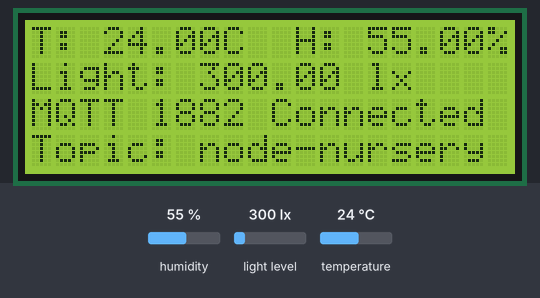
A sketch run on a simulated ESP32. Shown: 20×4 character LCD. Inputs (shaded band) come from the test bench; at power-on: light level 300 lx, humidity 55 %, temperature 24 °C. WiFi joins after 1.5 s; servers stay silent unless stated; no MQTT or app messages arrive unless stated; what the sketch prints to the serial monitor is not drawn.

Above: at 2.8 s.
2.9 s: light level set to 1000 lx
At 4.6 s:
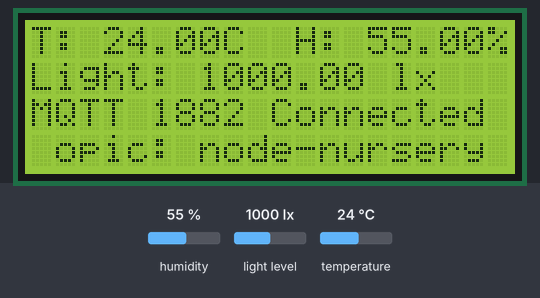
5.6 s: humidity set to 22 %
At 6.6 s:
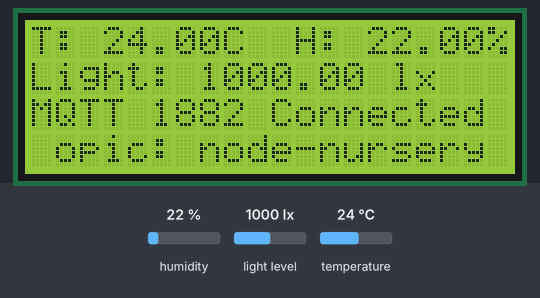
8.3 s: temperature set to 12 °C
At 10.7 s:
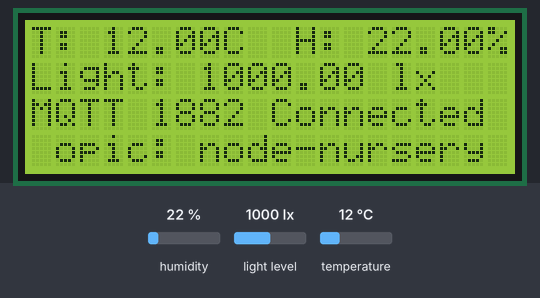
11.4 s: light level set to 40 lx
At 12.6 s:
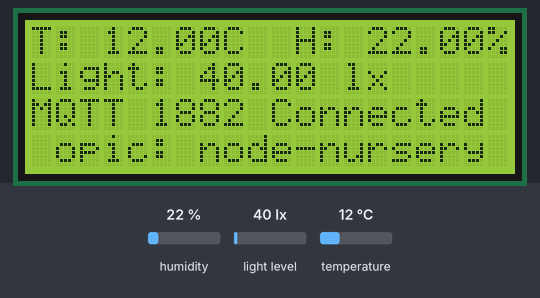
14.1 s: humidity set to 40 %
At 16.6 s:
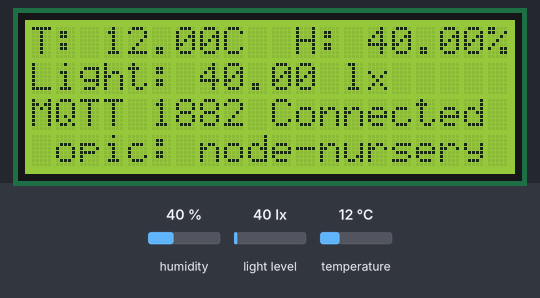
17.6 s: light level set to 500 lx
At 18.6 s:
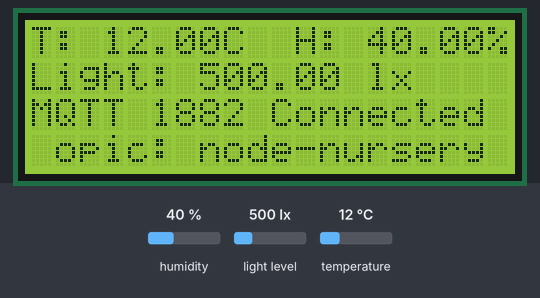
Timing chart, 0 to 20.6 s (numbered marks = the images above; inputs shaded):
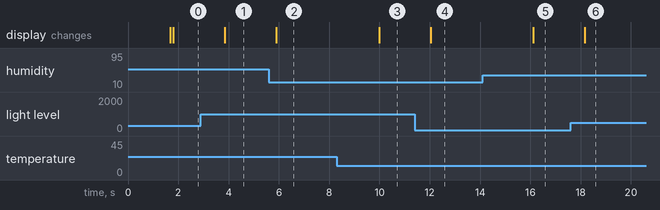

Measured:
- after the input at 2.9 s, the display: changes after 0.95 s (image 1)
- after the input at 5.6 s, the display: changes after 0.30 s (image 2)
- after the input at 8.3 s, the display: changes after 1.7 s (image 3)
- after the input at 11.4 s, the display: changes after 0.63 s (image 4)
- after the input at 14.1 s, the display: changes after 2.0 s (image 5)
- after the input at 17.6 s, the display: changes after 0.57 s (image 6)

The sketch:

node-config-nursery.ino
```cpp
// Ready to use

#include <WiFi.h>
#include <WiFiManager.h>
#include <PubSubClient.h>
#include <Wire.h>
#include <LiquidCrystal_I2C.h>
#include <DHT.h>
#include <BH1750.h>

#define RESET_THRESHOLD 2000 // 2 seconds to detect double reset

// DHT Setup
#define DHTPIN 23
#define DHTTYPE DHT21
DHT dht(DHTPIN, DHTTYPE);

// BH1750 Light Sensor
BH1750 lightMeter;

// LCD I2C
LiquidCrystal_I2C lcd(0x27, 20, 4);

// MQTT Config
const char* mqtt_server = "103.127.133.9";
const int mqtt_port = 1882;

// WiFi and MQTT clients
WiFiClient espClient;
PubSubClient client(espClient);

// Function to check and handle double reset
bool checkDoubleReset() {
  static unsigned long lastResetTime = 0;
  unsigned long currentTime = millis();
  if (currentTime - lastResetTime < RESET_THRESHOLD) {
    return true; // Double reset detected
  }
  lastResetTime = currentTime;
  return false;
}

void startWiFiConfigPortal() {
  Serial.println("Starting WiFiManager config portal...");
  lcd.clear();
  lcd.setCursor(0, 0);
  lcd.print("Wifi Config Mode");
  lcd.setCursor(0, 1);
  lcd.print("SSID: Node-Nursery");
  lcd.setCursor(0, 2);
  lcd.print("Portal: 192.168.4.1");

  WiFiManager wm;
  wm.setTimeout(180); // 3-minute portal timeout

  if (!wm.autoConnect("Node-Nursery", "password")) {
    Serial.println("Failed to connect via portal. Restarting...");
    lcd.setCursor(0, 1);
    lcd.print("Connect failed...");
    delay(3000);
    ESP.restart();
  }

  Serial.println("WiFi connected via config portal.");
  lcd.setCursor(0, 1);
  lcd.print("WiFi Connected");
}

void setup_wifi() {
  Serial.print("WiFi connected. IP address: ");
  Serial.println(WiFi.localIP());
}

void reconnectMQTT() {
  while (!client.connected()) {
    Serial.print("Connecting to MQTT...");
    lcd.setCursor(0, 2);
    lcd.print("MQTT: Connecting...");
    if (client.connect("ESP32Client")) {
      Serial.println("connected.");
      lcd.setCursor(0, 2);
      lcd.print("MQTT 1882 Connected ");
      lcd.setCursor(0, 3);
      lcd.print("Topic: node-nursery");
    } else {
      Serial.print("failed (rc=");
      Serial.print(client.state());
      Serial.println("). Trying again...");
      lcd.setCursor(0, 3);
      lcd.print(" Connection Failed ");
      delay(1000);
    }
  }
}

void setup() {
  Serial.begin(115200);
  Wire.begin();

  lcd.init();
  lcd.backlight();
  lcd.setCursor(0, 0);
  lcd.print("ESP32 Starting...");

  dht.begin();
  lightMeter.begin(BH1750::CONTINUOUS_HIGH_RES_MODE);
  client.setServer(mqtt_server, mqtt_port);

  if (checkDoubleReset()) {
    Serial.println("Double Reset Detected – Entering WiFi Config Mode");
    startWiFiConfigPortal();
  } else {
    Serial.println("Normal Boot – Attempting WiFi Connection...");
    WiFi.begin();
    unsigned long startAttemptTime = millis();

    while (WiFi.status() != WL_CONNECTED && millis() - startAttemptTime < 10000) {
      Serial.print(".");
      delay(500);
    }

    if (WiFi.status() != WL_CONNECTED) {
      Serial.println("\nWiFi Failed – Falling back to Config Mode");
      startWiFiConfigPortal();
    }
  }

  setup_wifi();
}

void loop() {
  if (!client.connected()) {
    reconnectMQTT();
  }
  client.loop();

  float temperature = dht.readTemperature();
  float humidity = dht.readHumidity();
  float lux = lightMeter.readLightLevel();

  if (isnan(temperature) || isnan(humidity) || lux == -1) {
    Serial.println("Sensor read failed!");
    lcd.setCursor(0, 3);
    lcd.print("Sensor Error     ");
    return;
  }

  String payload = "{";
  payload += "\"temperature_dht\":" + String(temperature, 2) + ",";
  payload += "\"humidity\":" + String(humidity, 2) + ",";
  payload += "\"lux\":" + String(lux, 2);
  payload += "}";

  client.publish("esp32/node-nursery", payload.c_str());

  Serial.print("Published: ");
  Serial.println(payload);

  lcd.setCursor(0, 0);
  lcd.print("T: "); lcd.print(temperature); lcd.print("C ");
  lcd.setCursor(10, 0);
  lcd.print(" H: "); lcd.print(humidity); lcd.print("%");
  lcd.setCursor(0, 1);
  lcd.print("Light: "); lcd.print(lux); lcd.print(" lx    ");

  delay(2000);
}
```
